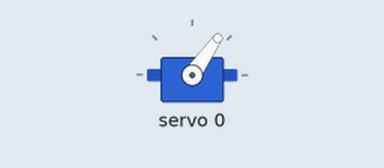
Recording of a sketch running on a simulated Arduino Uno, built with avr-gcc and run on an emulated ATmega328P. Shown: servo. What the sketch prints to the serial monitor is not drawn.

Above: at 0.05 s.
Timing chart, 0 to 3.0 s (numbered marks = the images above):
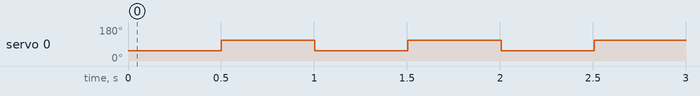

The sketch:

Servo_Movement.ino
```cpp
#include <Wire.h>
#include <Adafruit_PWMServoDriver.h>

// called this way, it uses the default address 0x40
Adafruit_PWMServoDriver pwm = Adafruit_PWMServoDriver();

#define MIN_PULSE_WIDTH       500
#define MAX_PULSE_WIDTH       2350
#define DEFAULT_PULSE_WIDTH   1500
#define FREQUENCY             50
// our servo # counter
uint8_t servonum = 0;

void setup() {
  Serial.begin(9600);
  Serial.println("16 channel Servo test!");
  pwm.begin();
  pwm.setPWMFreq(FREQUENCY);  // Analog servos run at ~60 Hz updates
}

void loop() {
  pwm.setPWM(0, 0, pulseWidth(60));
  Serial.println("0");
  delay(500);
  pwm.setPWM(0, 0, pulseWidth(115));
  Serial.println("45");
  delay(500);
  pwm.setPWM(0, 0, pulseWidth(60));
  Serial.println("90");
  delay(500);
  pwm.setPWM(0, 0, pulseWidth(115));
  Serial.println("135");
  delay(500);
  pwm.setPWM(0, 0, pulseWidth(60));
  Serial.println("180");
  delay(500);
  pwm.setPWM(0, 0, pulseWidth(115));
  Serial.println("135");
  delay(500);
  pwm.setPWM(0, 0, pulseWidth(60));
  Serial.println("90");
  delay(500);
  pwm.setPWM(0, 0, pulseWidth(115));
  Serial.println("45");
  delay(500);
}

int pulseWidth(int angle)
{
  int pulse_wide, analog_value;
  pulse_wide   = map(angle, 0, 180, MIN_PULSE_WIDTH, MAX_PULSE_WIDTH);
  analog_value = int(float(pulse_wide) / 1000000 * FREQUENCY * 4096);
  Serial.println(analog_value);
  return analog_value;
}
```

Measured:
- by itself, servo 0: alternates 110° for 0.50 s and 55° for 0.50 s
